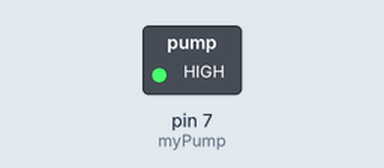
A sketch run on a simulated Arduino Uno, built with avr-gcc and run on an emulated ATmega328P. Shown: switched loads named in the sketch (green lamp = pin HIGH).

Above: at 5.0 s.
At 15.0 s:
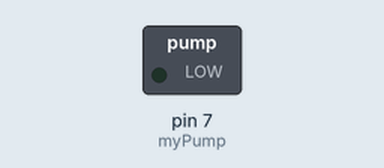
Timing chart, 0 to 26.0 s (numbered marks = the images above):
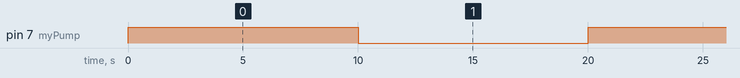

Measured:
- by itself, pin 7 (myPump): alternates HIGH for 10.0 s and LOW for 10.0 s

The sketch:

RelayTest.ino
```cpp
int myPump = 7;

void setup() {
  // put your setup code here, to run once:
  pinMode(myPump, OUTPUT);
}

void loop() {
  pumpWater();
  delay(10000);
}

void pumpWater() {
  digitalWrite(myPump, HIGH);
  delay(10000);
  digitalWrite(myPump, LOW);
}
```
